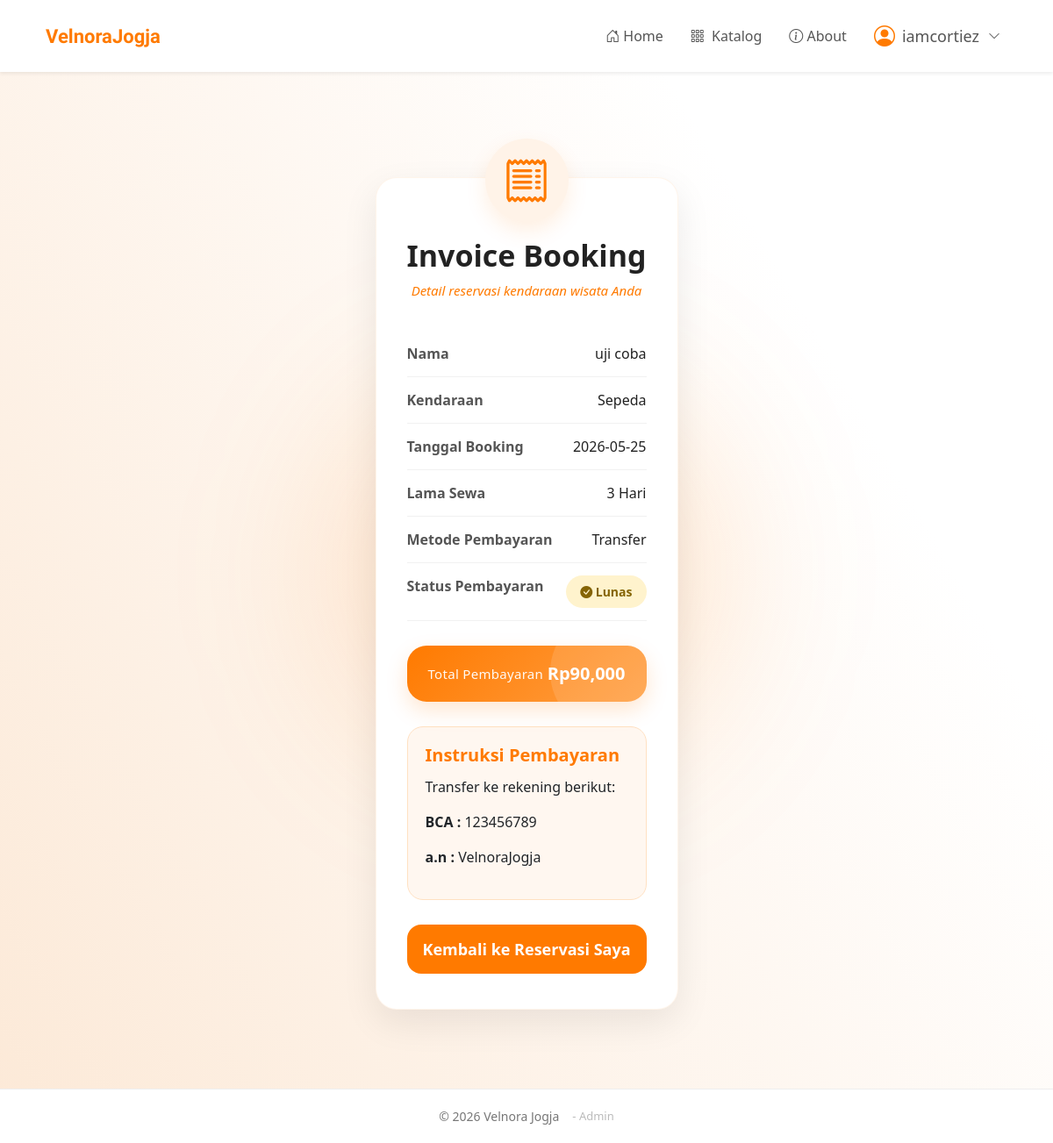
Screenshot of /user/invoice.php?id=7 (signed in) with the database file from the repository.
### tables this page shows
CREATE TABLE `booking` (
  `id_booking` int(11) NOT NULL,
  `id_kendaraan` char(4) DEFAULT NULL,
  `tanggal` date DEFAULT NULL,
  `lama_sewa` int(11) DEFAULT NULL,
  `metode_pembayaran` varchar(50) DEFAULT NULL,
  `id_user` int(11) NOT NULL,
  `total_harga` int(11) NOT NULL,
  `status` varchar(20) DEFAULT 'booking',
  `status_pembayaran` varchar(50) DEFAULT NULL
);

CREATE TABLE `users` (
  `id_user` int(11) NOT NULL,
  `username` varchar(50) DEFAULT NULL,
  `password` varchar(50) DEFAULT NULL,
  `email` varchar(50) DEFAULT NULL,
  `nama` varchar(50) NOT NULL,
  `no_hp` varchar(20) NOT NULL
);

CREATE TABLE `kendaraan` (
  `id_kendaraan` char(4) NOT NULL,
  `jenis_kendaraan` varchar(50) DEFAULT NULL,
  `harga_sewa` int(11) DEFAULT NULL,
  `gambar` varchar(50) DEFAULT NULL,
  `deskripsi` text DEFAULT NULL,
  `stok` int(11) DEFAULT NULL
);

### user/invoice.php (the view, shortened to what this page needs)
<?php
include '../proses/koneksi.php';
$id_booking = $_GET['id'];
$query = mysqli_query($konek, "SELECT booking.*, kendaraan.jenis_kendaraan, users.nama
         FROM booking JOIN kendaraan ON booking.id_kendaraan = kendaraan.id_kendaraan
         JOIN users ON booking.id_user = users.id_user WHERE booking.id_booking='$id_booking'");
$data = mysqli_fetch_assoc($query);
?>
<!DOCTYPE html>
<html lang="en">
<head>
    <link href="https://cdn.jsdelivr.net/npm/bootstrap@5.3.8/dist/css/bootstrap.min.css" rel="stylesheet">
    <link rel="stylesheet" href="https://cdn.jsdelivr.net/npm/bootstrap-icons@1.10.5/font/bootstrap-icons.css">
    <link rel="stylesheet" href="../css/style.css">
</head>
<body class="invoice-page">
<nav class="navbar navbar-expand-md navbar-light bg-white shadow-sm">
  <div class="container">
    <a class="navbar-brand" href="index.php">
      VelnoraJogja
    </a>
    <div class="collapse navbar-collapse justify-content-end" id="navbarNav">
        <ul class="navbar-nav align-items-lg-center">
          <li class="nav-item">
            <a class="nav-link" href="index.php">
            <i class="bi bi-house-door"></i> Home</a>
          </li>
          <li class="nav-item">
            <a class="nav-link" href="#daftar-kendaraan">
            <i class="bi bi-grid-3x3-gap me-1"></i> Katalog</a>
          </li>
          <li class="nav-item">
            <a class="nav-link" href="#about">
            <i class="bi bi-info-circle"></i> About</a>
          </li>
        <?php if(isset($_SESSION['role']) && $_SESSION['role'] == 'user'){ ?>
          <li class="nav-item dropdown">
            <a class="nav-link user-session" href="#" role="button" data-bs-toggle="dropdown">
                <i class="bi bi-person-circle"></i>
                <?= $_SESSION['user_username']; ?>
                <i class="bi bi-chevron-down dropdown-custom"></i>
            </a>
          </li>
        <?php } ?>
        </ul>
      </div>
    </div>
</nav>
<div class="invoice-card">
    <div class="invoice-header">
        <div class="invoice-icon">
            <i class="bi bi-receipt"></i>
        </div>
        <h2>Invoice Booking</h2>
        <p><i>Detail reservasi kendaraan wisata Anda</i></p>
    </div>
    <div class="invoice-item">
        <div class="invoice-label">Nama</div>
        <div class="invoice-value">
            <?= $data['nama']; ?>
        </div>
    </div>
    <div class="invoice-item">
        <div class="invoice-label">Kendaraan</div>
        <div class="invoice-value">
            <?= $data['jenis_kendaraan']; ?>
        </div>
    </div>
    <div class="invoice-item">
        <div class="invoice-label">Tanggal Booking</div>
        <div class="invoice-value">
            <?= $data['tanggal']; ?>
        </div>
    </div>
    <div class="invoice-item">
        <div class="invoice-label">Lama Sewa</div>
        <div class="invoice-value">
            <?= $data['lama_sewa']; ?> Hari
        </div>
    </div>
    <div class="invoice-item">
        <div class="invoice-label">Metode Pembayaran</div>
        <div class="invoice-value">
            <?= $data['metode_pembayaran']; ?>
        </div>
    </div>
    <div class="invoice-item">
        <div class="invoice-label">Status Pembayaran</div>
        <div class="invoice-value">
            <?php if($data['status_pembayaran']=="Lunas"){ ?>
                <span class="status-payment status-success">
                    <i class="bi bi-check-circle-fill"></i>
                    Lunas
                </span>
            <?php } ?>
        </div>
    </div>
    <div class="invoice-total">
        <h4>Total Pembayaran</h4>
        <h3>
            Rp<?= number_format($data['total_harga']); ?>
        </h3>
    </div>
    <div class="payment-box">
        <h5>Instruksi Pembayaran</h5>
        <?php if($data['metode_pembayaran']=="Transfer"){ ?>
            <p>Transfer ke rekening berikut:</p>
            <p><b>BCA :</b> 123456789</p>
            <p><b>a.n :</b> VelnoraJogja</p>
        <?php } ?>
    </div>
    <a href="mybooking.php" class="invoice-btn">
        Kembali ke Reservasi Saya
    </a>
</div>
<footer class="footer">
  <div class="footer-content">
  © 2026 Velnora Jogja
  <a href="../proses/login_db.php" class="admin-link">
    - Admin
  </a>
  </div>
</footer>
</body>
</html>

### css/style.css (style rules this page uses)
* { margin: 0; padding: 0; box-sizing: border-box; }
body { font-family: 'Segoe UI', sans-serif; margin: 0; display: flex; flex-direction: column; min-height: 100vh; }
.navbar { background: #fff !important; padding: 15px 40px; position: sticky; top: 0; z-index: 999; box-shadow: 0 2px 10px rgba(0,0,0,0.05); }
.navbar-brand { color: #ff7a00 !important; font-family: "Bricolage Grotesque", sans-serif; font-size: 22px; font-weight: 700; font-style: normal; font-variation-settings: "wdth" 100; }
.navbar .nav-link { color: #555 !important; font-weight: 500; margin-left: 15px; transition: 0.3s; position: relative; }
.navbar .nav-link::after, .dropdown-menu::after { content: ""; width: 0%; height: 2px; background: #ff9800 !important; position: absolute; left: 0; bottom: 4px; transition: 0.3s; }
.user-session { font-size: 18px; font-weight: 500; display: flex; align-items: center; gap: 8px; }
.user-session i.bi-person-circle { font-size: 24px; color: #ff7a00; }
.dropdown-custom { font-size: 14px; margin-left: 2px; }
.footer { margin-top: auto; text-align: center; padding: 20px; background: #fff; color: #777; font-size: 14px; border-top: 1px solid #eee; }
.footer-content { display: flex; justify-content: center; gap: 15px; align-items: center; }
.admin-link { font-size: 13px; color: #bbb; text-decoration: none; transition: 0.3s; }

### user/invoice.php (style rules this page uses)
body { display: flex; flex-direction: column; }
.invoice-page { flex: 1; }
.invoice-page { background: linear-gradient(240deg, #fff 25%, #fce9d7 100%); min-height: 100vh; position: relative; overflow-x: hidden; }
.invoice-page::before { content: ""; width: 450px; height: 450px; background: rgba(255,122,0,0.15); position: absolute; top: 50%; left: 50%; transform: translate(-50%, -50%); border-radius: 50%; filter: blur(90px); z-index: 1; }
.invoice-card { max-width: 650px; margin: 120px auto 90px; background: #fff; border-radius: 24px; padding: 40px 35px; box-shadow: 0 15px 40px rgba(0,0,0,0.08); border: 1px solid rgba(255,122,0,0.08); position: relative; z-index: 2; }
.invoice-header { text-align: center; margin-bottom: 35px; }
.invoice-icon { width: 95px; height: 95px; background: #fff3e8; border-radius: 50%; display: flex; justify-content: center; align-items: center; margin: -85px auto 18px; box-shadow: 0 10px 25px rgba(255,122,0,0.12); }
.invoice-icon i { font-size: 52px; color: #ff7a00; }
.invoice-header h2 { font-size: 34px; font-weight: 700; color: #222; margin-bottom: 8px; }
.invoice-header p { color: #ff7a00; font-size: 15px; }
.invoice-item { display: flex; justify-content: space-between; padding: 14px 0; border-bottom: 1px solid #f1f1f1; gap: 20px; }
.invoice-label { font-weight: 600; color: #555; }
.invoice-value { color: #222; text-align: right; }
.payment-box { margin-top: 28px; background: #fff7f0; border: 1px solid #ffe1c2; border-radius: 18px; padding: 20px; }
.payment-box h5 { color: #ff7a00; margin-bottom: 12px; font-weight: 700; }
.status-payment { display: inline-block; padding: 8px 16px; border-radius: 30px; background: #fff3cd; color: #856404; font-size: 14px; font-weight: 600; }
.invoice-total { margin-top: 28px; padding: 20px 24px; border-radius: 22px; background: linear-gradient(135deg, #ff7a00, #ff9f43); display: flex; justify-content: space-between; align-items: center; color: white; box-shadow: 0 10px 25px rgba(255,122,0,0.18); position: relative; overflow: hidden; }
.invoice-total::before { content: ""; position: absolute; width: 140px; height: 140px; background: rgba(255,255,255,0.12); border-radius: 50%; top: -40px; right: -30px; }
.invoice-total h4 { margin: 0; font-size: 15px; font-weight: 500; opacity: 0.95; letter-spacing: 0.3px; }
.invoice-total h3 { margin: 0; font-size: 20px; font-weight: 700; position: relative; z-index: 2; }
.invoice-btn { width: 100%; height: 56px; border: none; border-radius: 16px; background: #ff7a00; color: #fff; font-size: 18px; font-weight: 600; transition: 0.3s; margin-top: 28px; text-decoration: none; display: flex; justify-content: center; align-items: center; }

### rows the page displays
booking: id_user.nama "uji coba", id_kendaraan.jenis_kendaraan "Sepeda", tanggal "2026-05-25", lama_sewa "3", metode_pembayaran "Transfer", total_harga "90,000"

### other values shown
$_SESSION['user_username'] "iamcortiez"
